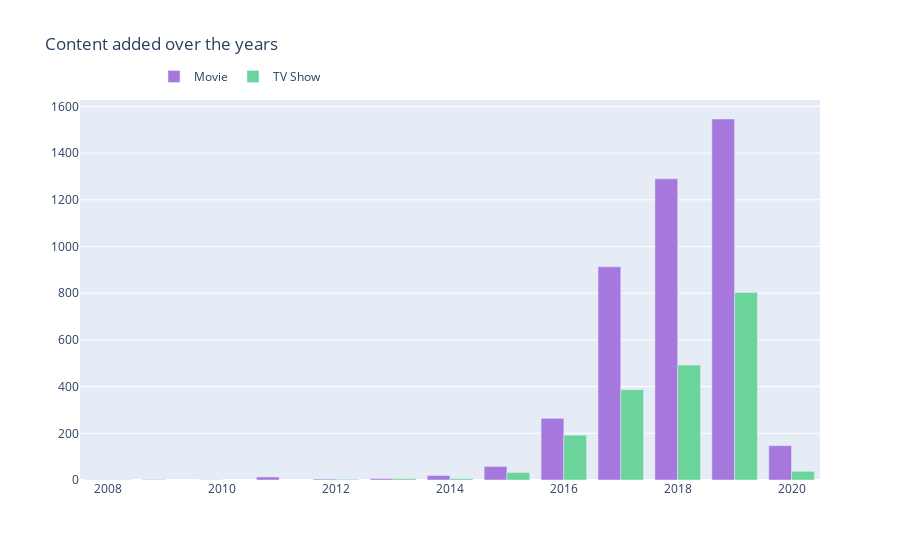

Write notebook code for a chart like this one.
### Code cell
## using plotly bar traces

plot_df_mov = plot_df[plot_df['type']=='Movie']
plot_df_tv = plot_df[plot_df['type']=='TV Show']


trace1 = go.Bar(x = plot_df_mov['year_added'], y=plot_df_mov["title"], name="Movie", marker=dict(color="#a678de"))
trace2 = go.Bar(x = plot_df_tv['year_added'], y=plot_df_tv["title"], name="TV Show", marker=dict(color="#6ad49b"))

data = [trace1, trace2]
layout = go.Layout(title="Content added over the years", legend=dict(x=0.1, y=1.1, orientation="h"))
fig = go.Figure(data, layout=layout)
fig.show()

### Figure 1 — Plotly figure (JSON) as saved in the notebook; plotly's stock layout.template omitted (floating-point values rounded to 4 significant figures)
{"data": [{"marker": {"color": "#a678de"}, "name": "Movie", "type": "bar", "x": [2008, 2009, 2010, 2011, 2012, 2013, 2014, 2015, 2016, 2017, 2018, 2019, 2020], "y": [1, 2, 1, 13, 4, 6, 19, 58, 264, 913, 1290, 1546, 147]}, {"marker": {"color": "#6ad49b"}, "name": "TV Show", "type": "bar", "x": [2008, 2012, 2013, 2014, 2015, 2016, 2017, 2018, 2019, 2020], "y": [1, 3, 6, 6, 32, 192, 387, 492, 803, 37]}], "layout": {"legend": {"orientation": "h", "x": 0.1, "y": 1.1}, "title": {"text": "Content added over the years"}}}
